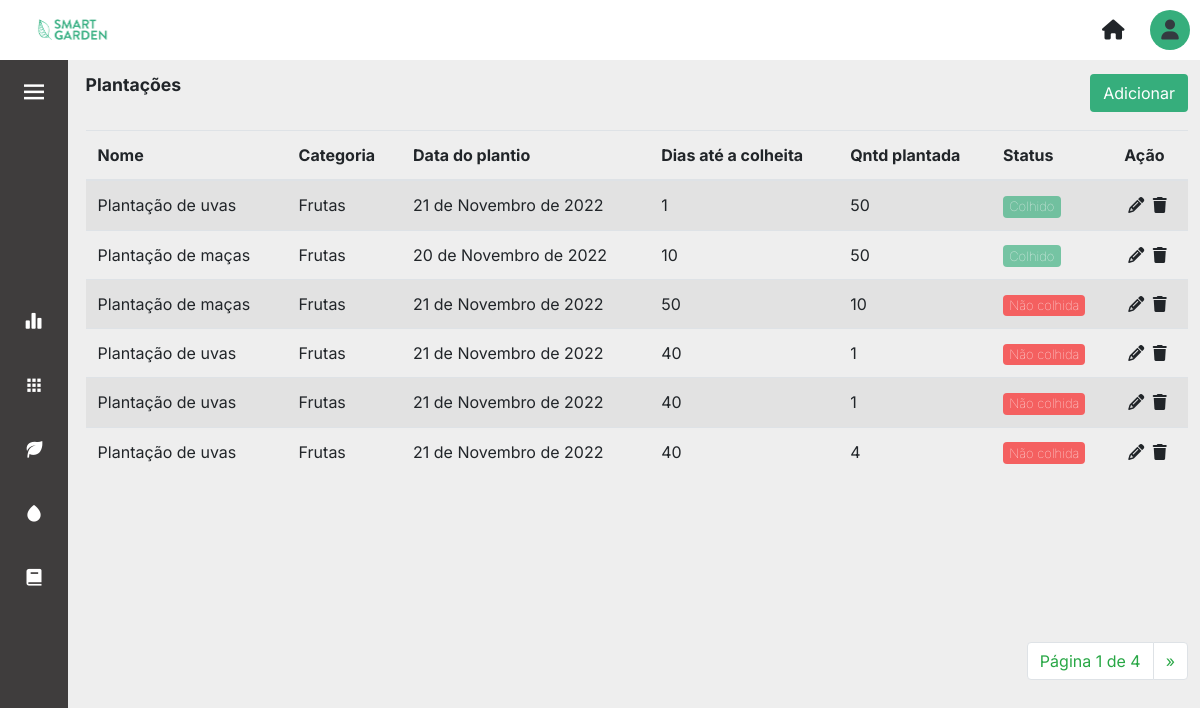
The app's page /plantacoes/ (signed in), older data.
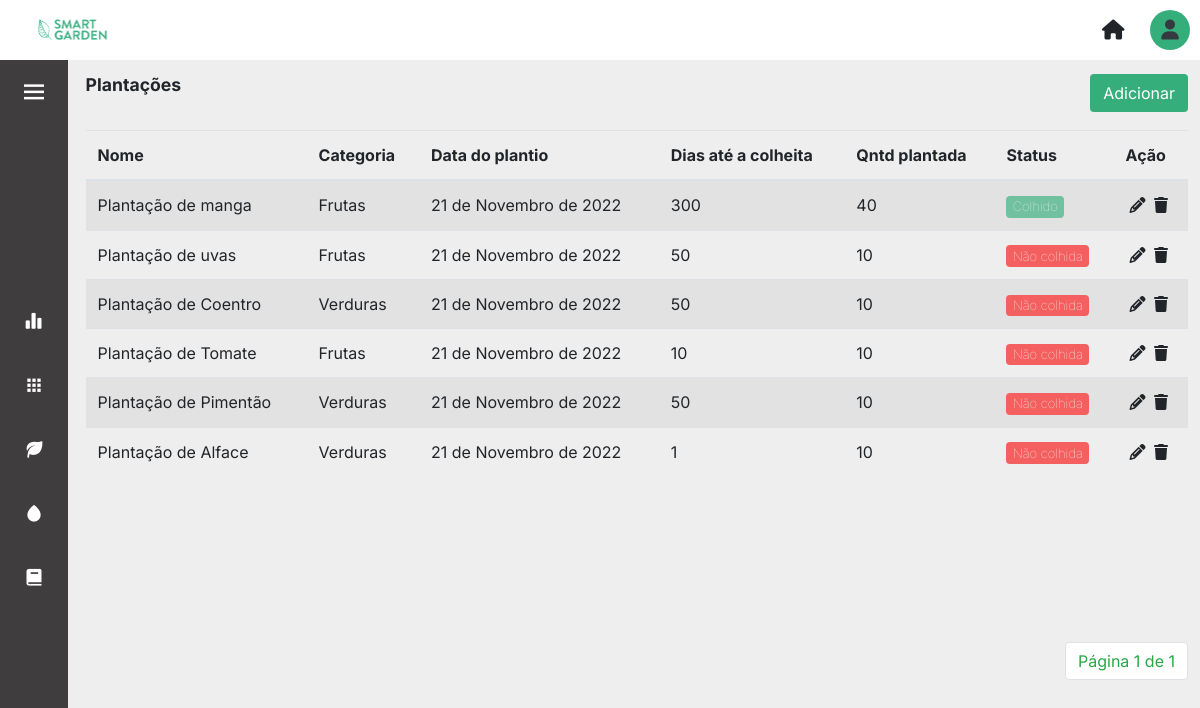
The same page, newer data.
### core/models.py (models this page shows, shortened)
class Plantacao(models.Model):
    descricao = models.CharField(max_length=100)
    qntDiasColheita = models.IntegerField(null=True)
    qntPlantada = models.IntegerField(null=True)
    qntColhida = models.IntegerField(null=True, blank=True, default=0)
    dtPlantio = models.DateField(default=datetime.today)
    categoria = models.TextField(choices=Tipos_Categorias.choices, max_length=20, null=True, default=0)
    areacultivo = models.ForeignKey(AreaCultivo, on_delete=models.CASCADE, null=True)
    colhida = models.BooleanField(null=False, default=False)

### core/views.py (the view)
# urls.py: path('plantacoes/', views.plantacoes, name='plantacoes'),
def plantacoes(request):
    plantacoes = Plantacao.objects.all()
    paginator = Paginator(plantacoes, 6)
    page = request.GET.get('page')
    plantacoes = paginator.get_page(page)
    contexto = {
        'plantacoes': plantacoes
    }
    return render(request, 'plantações.html', contexto)

### templates/plantações.html (shortened to what this page needs)
{% extends 'layout.html' %} {% load static %} {% block content %}
<div>
    <div class="d-flex align-items-center justify-content-between mb-3">
		<p class="title-page">Plantações</p>
		<a href="{% url 'cadastrar_plantacoes' %}"><button type="button" class="btn btn_salvar">Adicionar</button></a>
	</div>
	<div class="table-content">
        <table class="table table-striped table-hover mt-3">
            <thead class="border-botton border-secondary">
                <tr>
                    <th scope="col">Nome</th>
                    <th scope="col">Categoria</th>
                    <th scope="col">Data do plantio</th>
                    <th scope="col">Dias até a colheita</th>
                    <th scope="col">Qntd plantada</th>
                    <th scope="col"></i>Status</th>
                    <th scope="col"></i>Ação</th>
                </tr>
            </thead>
            <tbody>
                {% for plantacao in plantacoes %}
                <tr>
                    <td>{{plantacao.descricao}}</td>
                    <td>{{plantacao.categoria}}</td>
                    <td>{{plantacao.dtPlantio}}</td>
                    <td>{{plantacao.qntDiasColheita}}</td>
                    <td>{{plantacao.qntPlantada}}</td>
                    <td>{% if plantacao.colhida == 0 %}
                        <a href="{% url 'update_colhida' plantacao.id %}"><button class="badge btn btn-sm btn_tables btn_red"> Não colhida </button></a>
                        {% else %}
                        <button class="badge btn btn-sm btn_tables btn_green disabled"> Colhido</button>
                        {% endif %}
                    </td>
                    <td>
						<a href="{% url 'update_plantacoes' plantacao.id %}" class="m-1">
							<i class="fa-solid fa-pencil text-black"></i>
						</a>
						<a href="{% url 'delete_plantacoes' plantacao.id %}">
								<i class="fa-sharp fa-solid fa-trash text-black"></i>
						</a>
					</td>
                </tr>
                {% endfor %}
            </tbody>
        </table>
    </div>
    <div class="container_pagination">
		<nav aria-label="Page-navigation">
			<ul class="pagination">
			<li class="page-item"><a class="page-link text-success" href="#">Página {{plantacoes.number}} de {{plantacoes.paginator.num_pages}}</a></li>
			{% if plantacoes.has_next %}
				<li class="page-item">
					<a class="page-link text-success" href="?page={{plantacoes.next_page_number}}" aria-label="Next">
					<span aria-hidden="true">&raquo;</span>
					</a>
				</li>
			{% endif %}
			</ul>
		</nav>
	</div>
</div>
{% endblock %}

Row changes from the older to the newer data that the page shows:
removed Plantacao: descricao "Plantação de uvas", categoria "Frutas", dtPlantio "21 de Novembro de 2022", qntDiasColheita "1", qntPlantada "50", colhida "Colhido"
removed Plantacao: descricao "Plantação de maças", categoria "Frutas", dtPlantio "20 de Novembro de 2022", qntDiasColheita "10", qntPlantada "50", colhida "Colhido"
removed Plantacao: descricao "Plantação de maças", categoria "Frutas", dtPlantio "21 de Novembro de 2022", qntDiasColheita "50", qntPlantada "10", colhida "Não colhida"
removed Plantacao: descricao "Plantação de uvas", categoria "Frutas", dtPlantio "21 de Novembro de 2022", qntDiasColheita "40", qntPlantada "1", colhida "Não colhida"
removed Plantacao: descricao "Plantação de uvas", categoria "Frutas", dtPlantio "21 de Novembro de 2022", qntDiasColheita "40", qntPlantada "1", colhida "Não colhida"
removed Plantacao: descricao "Plantação de uvas", categoria "Frutas", dtPlantio "21 de Novembro de 2022", qntDiasColheita "40", qntPlantada "4", colhida "Não colhida"
added Plantacao: descricao "Plantação de manga", categoria "Frutas", dtPlantio "21 de Novembro de 2022", qntDiasColheita "300", qntPlantada "40", colhida "Colhido"
added Plantacao: descricao "Plantação de uvas", categoria "Frutas", dtPlantio "21 de Novembro de 2022", qntDiasColheita "50", qntPlantada "10", colhida "Não colhida"
added Plantacao: descricao "Plantação de Coentro", categoria "Verduras", dtPlantio "21 de Novembro de 2022", qntDiasColheita "50", qntPlantada "10", colhida "Não colhida"
added Plantacao: descricao "Plantação de Tomate", categoria "Frutas", dtPlantio "21 de Novembro de 2022", qntDiasColheita "10", qntPlantada "10", colhida "Não colhida"
added Plantacao: descricao "Plantação de Pimentão", categoria "Verduras", dtPlantio "21 de Novembro de 2022", qntDiasColheita "50", qntPlantada "10", colhida "Não colhida"
added Plantacao: descricao "Plantação de Alface", categoria "Verduras", dtPlantio "21 de Novembro de 2022", qntDiasColheita "1", qntPlantada "10", colhida "Não colhida"
Text that changed along with them:
{{ plantacoes.paginator.num_pages }}: "4" → "1"
